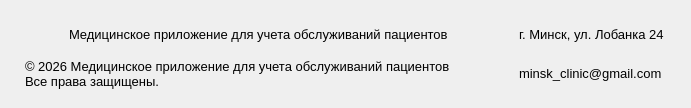
                      <widget class="QWidget" name="tab_footer">
                       <attribute name="title">
                        <string>Футер</string>
                       </attribute>
                       <layout class="QHBoxLayout" name="horizontalLayout_15">
                        <property name="spacing">
                         <number>0</number>
                        </property>
                        <property name="leftMargin">
                         <number>0</number>
                        </property>
                        <property name="topMargin">
                         <number>0</number>
                        </property>
                        <property name="rightMargin">
                         <number>0</number>
                        </property>
                        <property name="bottomMargin">
                         <number>0</number>
                        </property>
                        <item>
                         <widget class="QFrame" name="frame_28">
                          <property name="styleSheet">
                           <string notr="true">border:none;
</string>
                          </property>
                          <property name="frameShape">
                           <enum>QFrame::Shape::StyledPanel</enum>
                          </property>
                          <property name="frameShadow">
                           <enum>QFrame::Shadow::Raised</enum>
                          </property>
                          <layout class="QHBoxLayout" name="horizontalLayout_21">
                           <property name="leftMargin">
                            <number>0</number>
                           </property>
                           <item>
                            <widget class="QFrame" name="frame_32">
                             <property name="frameShape">
                              <enum>QFrame::Shape::StyledPanel</enum>
                             </property>
                             <property name="frameShadow">
                              <enum>QFrame::Shadow::Raised</enum>
                             </property>
                             <layout class="QVBoxLayout" name="verticalLayout_9">
                              <property name="leftMargin">
                               <number>0</number>
                              </property>
                              <item>
                               <widget class="QFrame" name="frame_29">
                                <property name="frameShape">
                                 <enum>QFrame::Shape::StyledPanel</enum>
                                </property>
                                <property name="frameShadow">
                                 <enum>QFrame::Shadow::Raised</enum>
                                </property>
                                <layout class="QHBoxLayout" name="horizontalLayout_16">
                                 <property name="spacing">
                                  <number>4</number>
                                 </property>
                                 <property name="leftMargin">
                                  <number>5</number>
                                 </property>
                                 <property name="topMargin">
                                  <number>0</number>
                                 </property>
                                 <property name="rightMargin">
                                  <number>0</number>
                                 </property>
                                 <property name="bottomMargin">
                                  <number>0</number>
                                 </property>
                                 <item>
                                  <widget class="QPushButton" name="button_user_icon">
                                   <property name="minimumSize">
                                    <size>
                                     <width>26</width>
                                     <height>26</height>
                                    </size>
                                   </property>
                                   <property name="maximumSize">
                                    <size>
                                     <width>60</width>
                                     <height>60</height>
                                    </size>
                                   </property>
                                   <property name="styleSheet">
                                    <string notr="true">background-color:none;
border:none;</string>
                                   </property>
                                   <property name="text">
                                    <string/>
                                   </property>
                                   <property name="icon">
                                    <iconset resource="../qrc/main.qrc">
                                     <normaloff>:/images/images/doctor_without_background.png</normaloff>:/images/images/doctor_without_background.png</iconset>
                                   </property>
                                   <property name="iconSize">
                                    <size>
                                     <width>25</width>
                                     <height>25</height>
                                    </size>
                                   </property>
                                  </widget>
                                 </item>
                                 <item>
                                  <widget class="QLabel" name="label_medical_app">
                                   <property name="font">
                                    <font>
                                     <family>Arial</family>
                                     <pointsize>10</pointsize>
                                    </font>
                                   </property>
                                   <property name="styleSheet">
                                    <string notr="true">border:none;
</string>
                                   </property>
                                   <property name="text">
                                    <string>Медицинское приложение для учета обслуживаний пациентов</string>
                                   </property>
                                  </widget>
                                 </item>
                                </layout>
                               </widget>
                              </item>
                              <item>
                               <widget class="QFrame" name="frame_30">
                                <property name="frameShape">
                                 <enum>QFrame::Shape::StyledPanel</enum>
                                </property>
                                <property name="frameShadow">
                                 <enum>QFrame::Shadow::Raised</enum>
                                </property>
                                <layout class="QHBoxLayout" name="horizontalLayout_17">
                                 <property name="spacing">
                                  <number>0</number>
                                 </property>
                                 <property name="leftMargin">
                                  <number>25</number>
                                 </property>
                                 <property name="topMargin">
                                  <number>0</number>
                                 </property>
                                 <property name="rightMargin">
                                  <number>0</number>
                                 </property>
                                 <property name="bottomMargin">
                                  <number>0</number>
                                 </property>
                                 <item>
                                  <widget class="QLabel" name="label_last_medical_app">
                                   <property name="font">
                                    <font>
                                     <family>Arial</family>
                                     <pointsize>10</pointsize>
                                    </font>
                                   </property>
                                   <property name="styleSheet">
                                    <string notr="true">border:none;

</string>
                                   </property>
                                   <property name="text">
                                    <string>© 2026 Медицинское приложение для учета обслуживаний пациентов 
Все права защищены.</string>
                                   </property>
                                  </widget>
                                 </item>
                                </layout>
                               </widget>
                              </item>
                             </layout>
                            </widget>
                           </item>
                           <item>
                            <widget class="QFrame" name="frame_33">
                             <property name="maximumSize">
                              <size>
                               <width>310</width>
                               <height>16777215</height>
                              </size>
                             </property>
                             <property name="frameShape">
                              <enum>QFrame::Shape::StyledPanel</enum>
                             </property>
                             <property name="frameShadow">
                              <enum>QFrame::Shadow::Raised</enum>
                             </property>
                             <layout class="QVBoxLayout" name="verticalLayout_12">
                              <item>
                               <widget class="QFrame" name="frame_34">
                                <property name="frameShape">
                                 <enum>QFrame::Shape::StyledPanel</enum>
                                </property>
                                <property name="frameShadow">
                                 <enum>QFrame::Shadow::Raised</enum>
                                </property>
                                <layout class="QHBoxLayout" name="horizontalLayout_22">
                                 <item>
                                  <widget class="QPushButton" name="button_address_clinic">
                                   <property name="maximumSize">
                                    <size>
                                     <width>30</width>
                                     <height>16777215</height>
                                    </size>
                                   </property>
                                   <property name="text">
                                    <string/>
                                   </property>
                                   <property name="icon">
                                    <iconset resource="../qrc/main_icons.qrc">
                                     <normaloff>:/icons/icons/address.png</normaloff>:/icons/icons/address.png</iconset>
                                   </property>
                                   <property name="iconSize">
                                    <size>
                                     <width>30</width>
                                     <height>30</height>
                                    </size>
                                   </property>
                                  </widget>
                                 </item>
                                 <item>
                                  <widget class="QLabel" name="label_address_clinic">
                                   <property name="font">
                                    <font>
                                     <family>Arial</family>
                                     <pointsize>10</pointsize>
                                    </font>
                                   </property>
                                   <property name="text">
                                    <string>г. Минск, ул. Лобанка 24</string>
                                   </property>
                                  </widget>
                                 </item>
                                </layout>
                               </widget>
                              </item>
                              <item>
                               <widget class="QFrame" name="frame_35">
                                <property name="frameShape">
                                 <enum>QFrame::Shape::StyledPanel</enum>
                                </property>
                                <property name="frameShadow">
                                 <enum>QFrame::Shadow::Raised</enum>
                                </property>
                                <layout class="QHBoxLayout" name="horizontalLayout_23">
                                 <item>
                                  <widget class="QPushButton" name="button_email_clinic">
                                   <property name="maximumSize">
                                    <size>
                                     <width>30</width>
                                     <height>16777215</height>
                                    </size>
                                   </property>
                                   <property name="text">
                                    <string/>
                                   </property>
                                   <property name="icon">
                                    <iconset resource="../qrc/main_icons.qrc">
                                     <normaloff>:/icons/icons/email.png</normaloff>:/icons/icons/email.png</iconset>
                                   </property>
                                   <property name="iconSize">
                                    <size>
                                     <width>30</width>
                                     <height>30</height>
                                    </size>
                                   </property>
                                  </widget>
                                 </item>
                                 <item>
                                  <widget class="QLabel" name="label_email_clinic">
                                   <property name="font">
                                    <font>
                                     <family>Arial</family>
                                     <pointsize>10</pointsize>
                                    </font>
                                   </property>
                                   <property name="text">
                                    <string>minsk_clinic@gmail.com</string>
                                   </property>
                                  </widget>
                                 </item>
                                </layout>
                               </widget>
                              </item>
                             </layout>
                            </widget>
                           </item>
                          </layout>
                         </widget>
                        </item>
                       </layout>
                      </widget>
